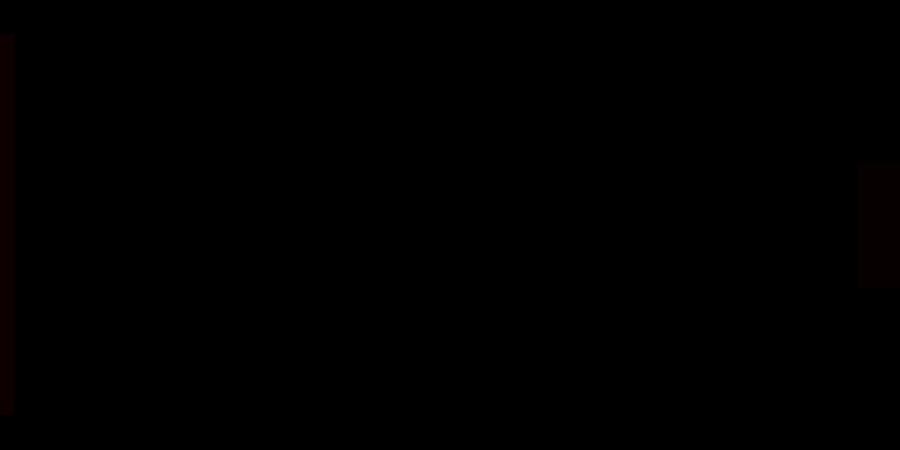
Frame 1 (no input)
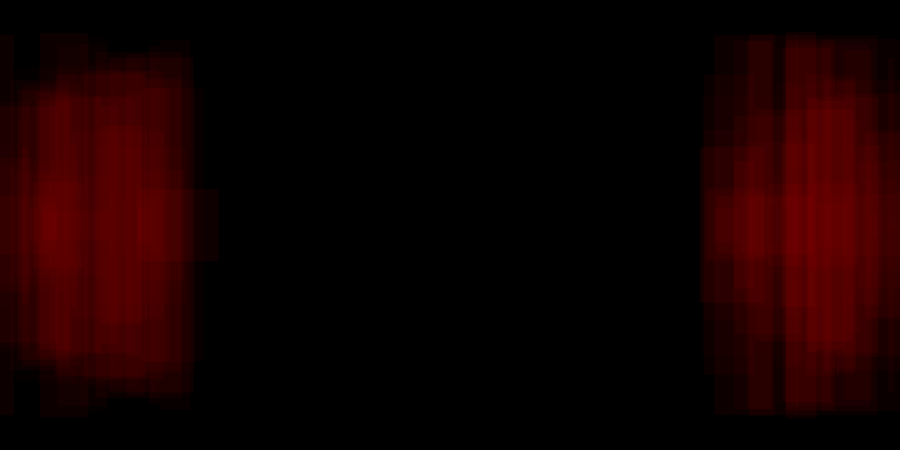
Frame 60 (the mouse pressed at the canvas centre just before this capture)
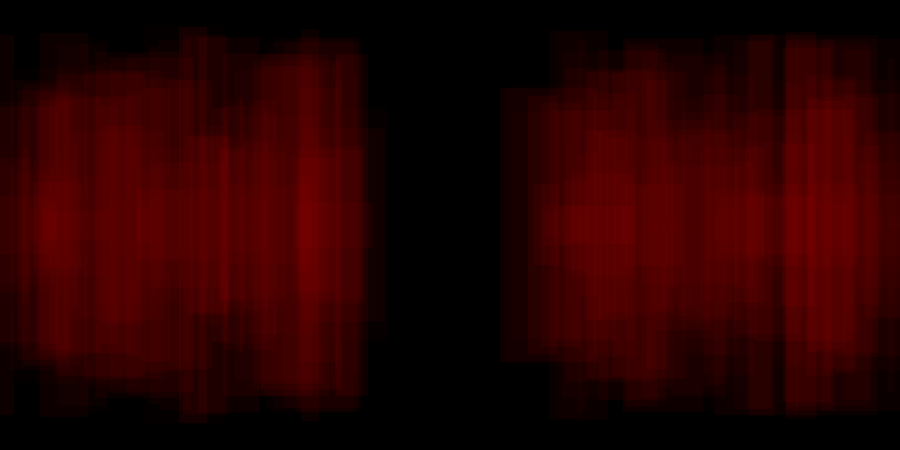
Frame 120 (the mouse held since frame 60 and released just before this capture)

The Processing sketch that drew these frames (run headless with seeded random() and noise(); from frame 60 on, the mouse is pressed at the canvas centre):

// Processing sketch: processing_16401
// ── processing_16401.pde


int a = 1;
int b = 900;

void setup(){
size(900,450);
background(0); 
smooth();

 
}


void draw(){   
noStroke();

fill(random(55,200),0,0,20);
rectMode(CENTER);
rect(a, 225, random(0,100),random(0,400));

fill(random(55,200),0,0,20);
rectMode(CENTER);
rect(b, 225, random(0,100),random(0,400));

a = a + 3;
b = b - 3;
}
